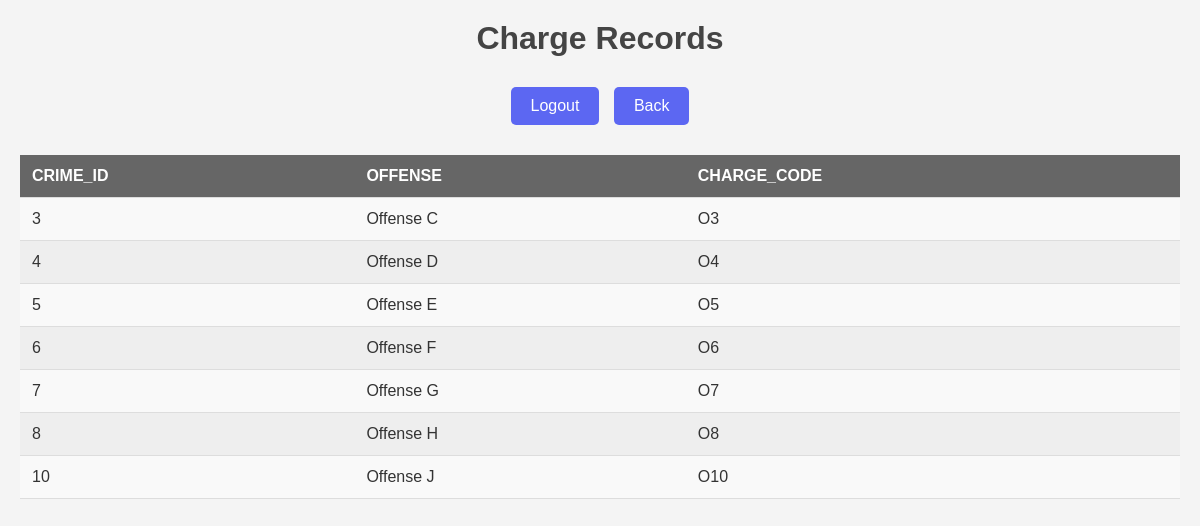
The page /charges.php on the database its author committed.
### tables this page shows
CREATE TABLE `charge` (
  `crime_id` int(11) DEFAULT NULL,
  `offense` varchar(255) DEFAULT NULL,
  `charge_code` varchar(50) DEFAULT NULL
);

### charges.php (the view, shortened to what this page needs)
<!DOCTYPE html>
<html lang="en">
<head>
    <link rel="stylesheet" href="static/css/style.css">
</head>
<body>
    <h1>Charge Records</h1>
    <button onclick="location.href='logout.php';">Logout</button>
    <button onclick="location.href='welcome.php';">Back</button>
    <?php
    include 'database.php';
    $sql = 'SELECT * FROM charge';
    $stmt = $pdo->query($sql);
    echo "<table>";
    $row = $stmt->fetch(PDO::FETCH_ASSOC);
    echo "<tr>";
    foreach ($row as $key => $value) {
        echo "<th>$key</th>";
    }
    echo "</tr>";
    do {
        echo "<tr>";
        foreach ($row as $value) {
            echo "<td>$value</td>";
        }
        echo "</tr>";
    } while ($row = $stmt->fetch(PDO::FETCH_ASSOC));
    echo "</table>";
    ?>
</body>
</html>

### static/css/style.css (style rules this page uses)
body { font-family: 'Arial', sans-serif; background-color: #f4f4f4; color: #333; margin: 0; padding: 20px; text-align: center; }
h1, h2 { color: #444; margin: 0 0 20px 0; }
button { background-color: #5c67f2; color: white; border: none; padding: 10px 20px; margin: 10px 5px; border-radius: 5px; cursor: pointer; font-size: 16px; transition: background-color 0.3s ease; }
table { width: 100%; margin: 20px 0; border-collapse: collapse; }
th, td { padding: 12px; text-align: left; border-bottom: 1px solid #ddd; }
th { background-color: #666; color: white; text-transform: uppercase; }
tr:nth-child(even) { background-color: #f9f9f9; }
tr:nth-child(odd) { background-color: #eee; }

### rows shown on the page
charge: crime_id "3", offense "Offense C", charge_code "O3"
charge: crime_id "4", offense "Offense D", charge_code "O4"
charge: crime_id "5", offense "Offense E", charge_code "O5"
charge: crime_id "6", offense "Offense F", charge_code "O6"
charge: crime_id "7", offense "Offense G", charge_code "O7"
charge: crime_id "8", offense "Offense H", charge_code "O8"
charge: crime_id "10", offense "Offense J", charge_code "O10"

### other values the page prints
$key "CRIME_ID"
$key "OFFENSE"
$key "CHARGE_CODE"
